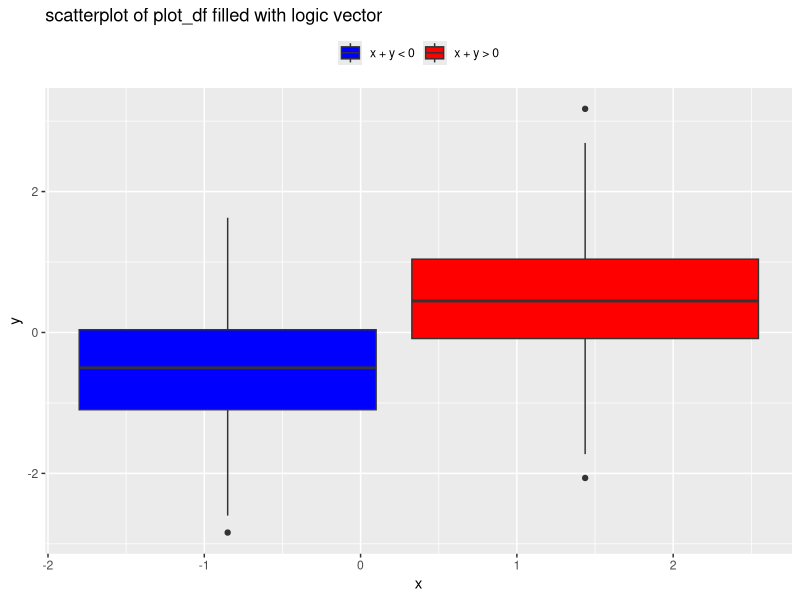
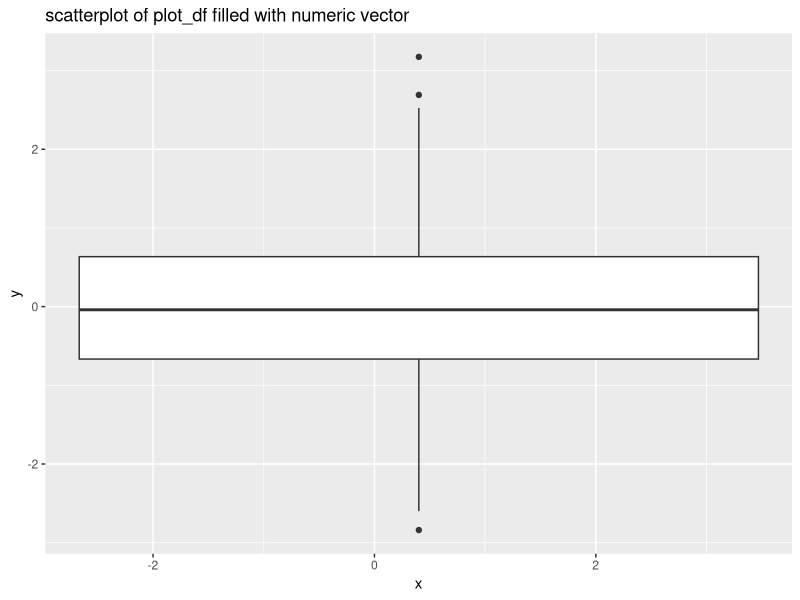
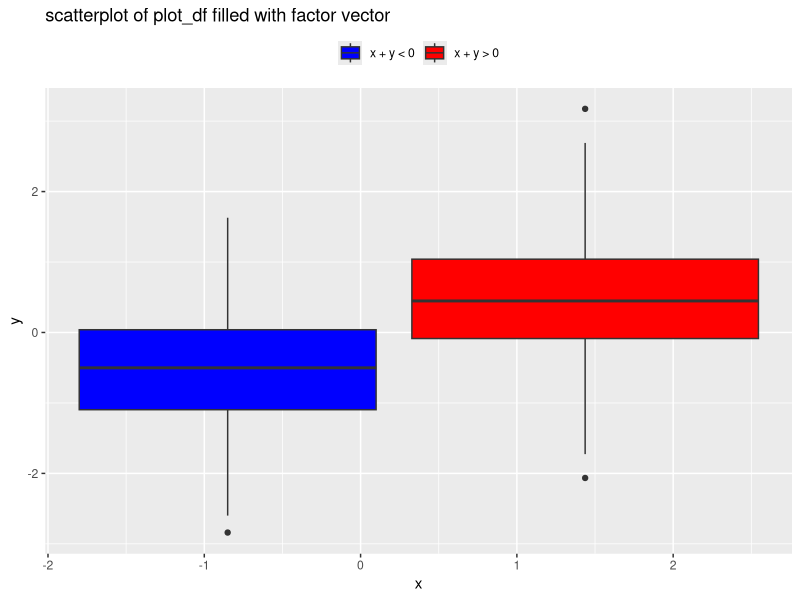

These charts were generated, in order, by the following R code:
## ---- chunk 1
knitr::opts_chunk$set(echo = TRUE)
## ---- chunk 2
# data frame
library(tidyverse)
set.seed(1)

df_1 = tibble(
num_1 = runif(10,0,5),
logic_1 = c(num_1 > 2),
char_1 = c("this", "is", "my", "first", "home", "work", "problem", "of", "data", "science" ),
fac_1 = factor(c("a", "b", "c", "d", "e", "f", "g", "h", "i", "x"))
)

# mean
mean(df_1$num_1)      
mean(df_1$logic_1)
mean(df_1$char_1)       
mean(df_1$fac_1)
# means of the character vector and the  factor vector are NA.The means of them are regarded as missing value because they can not be calculated.
summary(df_1)
## ---- chunk 3
# convert the characters:

char_fac_1 <- as.factor(df_1$char_1)
char_fac_1  
  

fac_num_1 <- as.numeric(char_fac_1)
fac_num_1

# convert the factors:

fac_char_1 <- as.character(df_1$fac_1)
fac_char_1

char_num_1 <- as.numeric(fac_char_1)
char_num_1
## ---- chunk 4
# set the data frame

set.seed(1)
x <- rnorm(1000)

set.seed(4)
y <- rnorm(1000)

logic_2 <- c(x + y > 0)
num_2 <- as.numeric(logic_2)
fac_2 <- as.factor(logic_2)

plot_df <- data.frame(x, y, logic_2, num_2, fac_2)

# description of the data frame

##  the size of the dataset 
dim(plot_df)

##  mean and median
summary(plot_df)

## proportion
propTRUE_plot_df <- prop.table(table(plot_df$logic_2))
propTRUE_plot_df

## ---- chunk 5
library(ggplot2)

# scatterplot 1 -- logic vector
ggplot(plot_df, aes(x = x, y = y, fill = logic_2)) +
  geom_boxplot() +
  scale_fill_manual(values = c("blue", "red"),
                    labels = expression("x + y < 0", "x + y > 0")) +
  labs( x = "x", y = "y", title = "scatterplot of plot_df filled with logic vector") +
  theme(legend.position = "top", legend.title = element_blank()) 

# scatterplot 2 -- numeric vector
ggplot(plot_df, aes(x = x, y = y, fill = num_2)) +
  geom_boxplot() +
  scale_fill_manual(values = c("blue", "red"),
                    labels = expression("x + y < 0", "x + y > 0")) +
  labs( x = "x", y = "y", title = "scatterplot of plot_df filled with numeric vector") +
  theme(legend.position = "top", legend.title = element_blank()) 

# scatterplot 3 -- factor vector
ggplot(plot_df, aes(x = x, y = y, fill = fac_2)) +
  geom_boxplot() +
  scale_fill_manual(values = c("blue", "red"),
                    labels = expression("x + y < 0", "x + y > 0")) +
  labs( x = "x", y = "y", title = "scatterplot of plot_df filled with factor vector") +
  theme(legend.position = "top", legend.title = element_blank()) 

